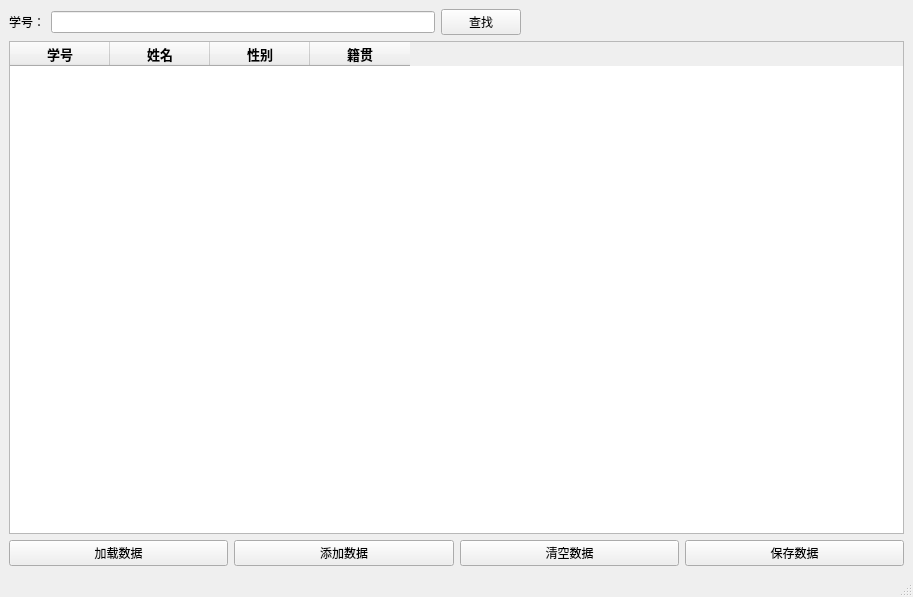
<?xml version="1.0" encoding="UTF-8"?>
<ui version="4.0">
 <class>MainWindow</class>
 <widget class="QMainWindow" name="MainWindow">
  <property name="geometry">
   <rect>
    <x>0</x>
    <y>0</y>
    <width>913</width>
    <height>597</height>
   </rect>
  </property>
  <property name="windowTitle">
   <string>MainWindow</string>
  </property>
  <widget class="QWidget" name="centralwidget">
   <layout class="QVBoxLayout" name="verticalLayout_2">
    <item>
     <layout class="QVBoxLayout" name="verticalLayout">
      <item>
       <layout class="QHBoxLayout" name="horizontalLayout_2">
        <item>
         <widget class="QLabel" name="label">
          <property name="text">
           <string>学号：</string>
          </property>
         </widget>
        </item>
        <item>
         <widget class="QLineEdit" name="line_id"/>
        </item>
        <item>
         <widget class="QPushButton" name="button_search">
          <property name="text">
           <string>查找</string>
          </property>
         </widget>
        </item>
        <item>
         <spacer name="horizontalSpacer">
          <property name="orientation">
           <enum>Qt::Horizontal</enum>
          </property>
          <property name="sizeHint" stdset="0">
           <size>
            <width>40</width>
            <height>20</height>
           </size>
          </property>
         </spacer>
        </item>
       </layout>
      </item>
     </layout>
    </item>
    <item>
     <widget class="QTableWidget" name="tableWidget">
      <column>
       <property name="text">
        <string>学号</string>
       </property>
       <property name="font">
        <font>
         <pointsize>10</pointsize>
         <weight>75</weight>
         <bold>true</bold>
        </font>
       </property>
      </column>
      <column>
       <property name="text">
        <string>姓名</string>
       </property>
       <property name="font">
        <font>
         <pointsize>10</pointsize>
         <weight>75</weight>
         <bold>true</bold>
        </font>
       </property>
      </column>
      <column>
       <property name="text">
        <string>性别</string>
       </property>
       <property name="font">
        <font>
         <pointsize>10</pointsize>
         <weight>75</weight>
         <bold>true</bold>
        </font>
       </property>
      </column>
      <column>
       <property name="text">
        <string>籍贯</string>
       </property>
       <property name="font">
        <font>
         <pointsize>10</pointsize>
         <weight>75</weight>
         <bold>true</bold>
        </font>
       </property>
      </column>
     </widget>
    </item>
    <item>
     <layout class="QHBoxLayout" name="horizontalLayout">
      <item>
       <widget class="QPushButton" name="button_load">
        <property name="text">
         <string>加载数据</string>
        </property>
       </widget>
      </item>
      <item>
       <widget class="QPushButton" name="button_add">
        <property name="text">
         <string>添加数据</string>
        </property>
       </widget>
      </item>
      <item>
       <widget class="QPushButton" name="button_clear">
        <property name="text">
         <string>清空数据</string>
        </property>
       </widget>
      </item>
      <item>
       <widget class="QPushButton" name="button_save">
        <property name="text">
         <string>保存数据</string>
        </property>
       </widget>
      </item>
     </layout>
    </item>
   </layout>
  </widget>
  <widget class="QMenuBar" name="menubar">
   <property name="geometry">
    <rect>
     <x>0</x>
     <y>0</y>
     <width>913</width>
     <height>30</height>
    </rect>
   </property>
  </widget>
  <widget class="QStatusBar" name="statusbar"/>
 </widget>
 <tabstops>
  <tabstop>line_id</tabstop>
  <tabstop>button_search</tabstop>
  <tabstop>button_load</tabstop>
  <tabstop>button_add</tabstop>
  <tabstop>button_clear</tabstop>
  <tabstop>button_save</tabstop>
  <tabstop>tableWidget</tabstop>
 </tabstops>
 <resources/>
 <connections/>
</ui>
